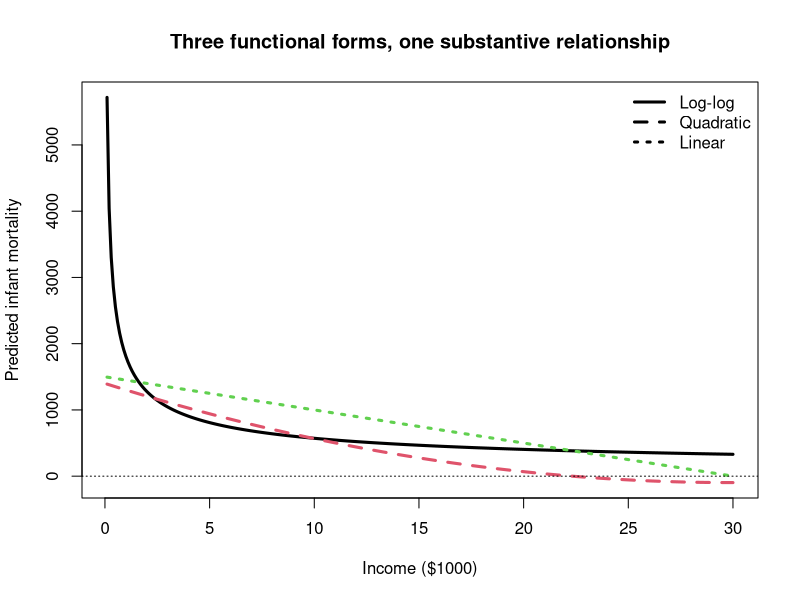
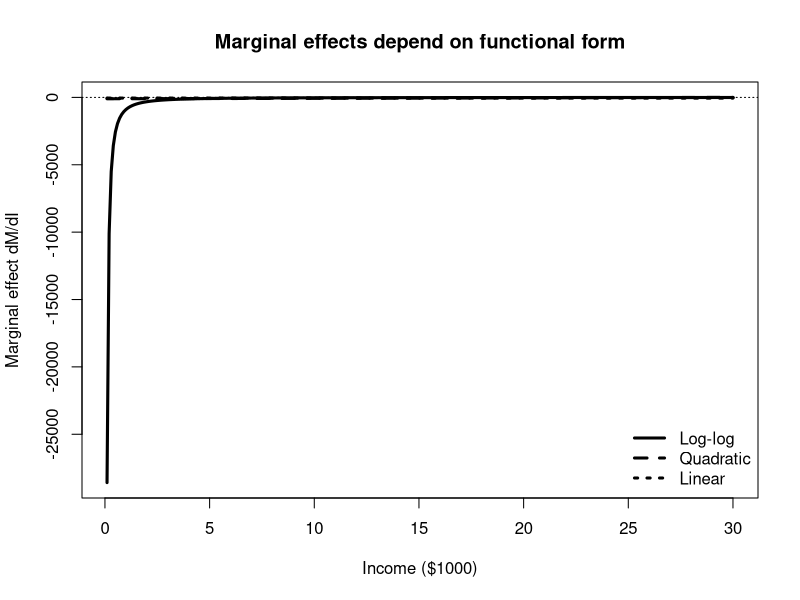

Source code (R) for these figures, in order: (Note: this script raises an error after producing the figures.)
# ============================================================
# Lecture 1: What Does an Economic Effect Mean?
# Introductory Econometrics
#
# Purpose:
#   Reproduce the numerical results and plots used in Lecture 1.
#   Base R only; no external packages required.
#
# Textbook basis:
#   Principles of Econometrics, 5th ed., Appendix A,
#   especially A.1.5-A.1.6, A.2-A.3.2, Exercise A.2.
# ============================================================

options(digits = 6)

# ------------------------------------------------------------
# 1. Define the three candidate economic relationships
# ------------------------------------------------------------

# Model 1: log-log relationship.
# The coefficient -0.5 is a constant elasticity.
m1 <- function(I) exp(7.5 - 0.5 * log(I))

# Model 2: quadratic relationship.
# Its marginal effect changes with income.
m2 <- function(I) 1400 - 100 * I + 1.67 * I^2

# Model 3: linear relationship.
# Its level marginal effect is constant at -50.
m3 <- function(I) 1500 - 50 * I

# ------------------------------------------------------------
# LAB 1 — What do the three models actually look like?
# ------------------------------------------------------------

# PREDICTION POINT:
# Before plotting, ask which two curves students expect to
# diverge most as income rises.

income <- seq(0.1, 30, length.out = 300)

# Create a figures directory if the script is run from the
# lecture-01 folder.
dir.create("figures", showWarnings = FALSE)

png("figures/lecture-01-models.png", width = 1200, height = 750, res = 140)
matplot(
  income,
  cbind(m1(income), m2(income), m3(income)),
  type = "l",
  lty = 1:3,
  lwd = 3,
  xlab = "Income ($1000)",
  ylab = "Predicted infant mortality",
  main = "Three functional forms, one substantive relationship"
)
abline(h = 0, lty = 3)
legend(
  "topright",
  legend = c("Log-log", "Quadratic", "Linear"),
  lty = 1:3,
  lwd = 3,
  bty = "n"
)
dev.off()

# ------------------------------------------------------------
# LAB 2 — Does 'the effect of income' have one value?
# ------------------------------------------------------------

# Marginal effects.
# For the log-log model, M = exp(7.5) * I^(-0.5), so
# dM/dI = -0.5 * M / I.
dm1 <- function(I) -0.5 * m1(I) / I

dm2 <- function(I) -100 + 3.34 * I

dm3 <- function(I) rep(-50, length(I))

# PREDICTION POINT:
# Which model's marginal effect changes most between I=1 and I=25?

I_test <- c(1, 3, 25)

marginal_effects <- data.frame(
  income = I_test,
  loglog = dm1(I_test),
  quadratic = dm2(I_test),
  linear = dm3(I_test)
)

cat("\nLAB 2: Marginal effects\n")
print(marginal_effects, row.names = FALSE)

# Expected values (rounded):
# income   loglog  quadratic  linear
#      1 -904.021    -96.66     -50
#      3 -173.979    -89.98     -50
#     25   -7.232    -16.50     -50

png("figures/lecture-01-marginal-effects.png", width = 1200, height = 750, res = 140)
plot(
  income,
  dm1(income),
  type = "l",
  lwd = 3,
  ylim = range(c(dm1(income), dm2(income), dm3(income))),
  xlab = "Income ($1000)",
  ylab = "Marginal effect dM/dI",
  main = "Marginal effects depend on functional form"
)
lines(income, dm2(income), lty = 2, lwd = 3)
lines(income, dm3(income), lty = 3, lwd = 3)
abline(h = 0, lty = 3)
legend(
  "bottomright",
  legend = c("Log-log", "Quadratic", "Linear"),
  lty = 1:3,
  lwd = 3,
  bty = "n"
)
dev.off()

# ------------------------------------------------------------
# LAB 3 — Ask the question in percentages: elasticities
# ------------------------------------------------------------

# Elasticity = (dM/dI) * I/M.
e1 <- function(I) dm1(I) * I / m1(I)
e2 <- function(I) dm2(I) * I / m2(I)
e3 <- function(I) dm3(I) * I / m3(I)

elasticities <- data.frame(
  income = I_test,
  loglog = e1(I_test),
  quadratic = e2(I_test),
  linear = e3(I_test)
)

cat("\nLAB 3: Elasticities\n")
print(elasticities, row.names = FALSE)

# Expected values (rounded):
# income loglog quadratic  linear
#      1   -0.5    -0.074  -0.034
#      3   -0.5    -0.242  -0.111
#     25   -0.5     7.333  -5.000

# DELIBERATE MISCONCEPTION:
# A purely mechanical reading might interpret +7.333 at I=25
# as evidence that higher income raises mortality. Do not accept
# that interpretation before inspecting the predicted outcome.

# ------------------------------------------------------------
# LAB 4 — Deliberate failure: inspect predictions first
# ------------------------------------------------------------

predictions <- data.frame(
  income = I_test,
  mortality_loglog = m1(I_test),
  mortality_quadratic = m2(I_test),
  mortality_linear = m3(I_test)
)

cat("\nLAB 4: Predicted mortality\n")
print(predictions, row.names = FALSE)

# At I=25 the quadratic predicts -56.25.
stopifnot(abs(m2(25) - (-56.25)) < 1e-10)
stopifnot(abs(dm2(25) - (-16.5)) < 1e-10)
stopifnot(abs(e2(25) - 7.333333333333333) < 1e-10)

# Find both roots of the quadratic using the quadratic formula.
a <- 1.67
b <- -100
c <- 1400
disc <- b^2 - 4 * a * c
roots <- sort(c((-b - sqrt(disc)) / (2 * a),
                (-b + sqrt(disc)) / (2 * a)))

cat("\nQuadratic zero-mortality points:\n")
print(roots)

# Verify the first root with uniroot, matching the lecture page.
first_root <- uniroot(m2, c(20, 25))$root
cat("\nFirst zero from uniroot:\n")
print(first_root)

stopifnot(abs(first_root - 22.31860954) < 1e-6)

# ------------------------------------------------------------
# LAB 5 — Domain matters
# ------------------------------------------------------------

cat("\nLAB 5: Domain check for the log-log model\n")
cat("m1(0) = ")
print(m1(0))

# R returns Inf because log(0) = -Inf and the transformed
# expression explodes. Economically/mathematically, the log-log
# model requires I > 0.

# ------------------------------------------------------------
# Additional visual: elasticities across income
# ------------------------------------------------------------

# Avoid the singularity where the quadratic prediction is zero.
income_e <- seq(0.2, 30, length.out = 800)
q_pred <- m2(income_e)
q_elast <- e2(income_e)
q_elast[abs(q_pred) < 15] <- NA  # omit values near division by zero

png("figures/lecture-01-elasticities.png", width = 1200, height = 750, res = 140)
plot(
  income_e,
  e1(income_e),
  type = "l",
  lwd = 3,
  ylim = c(-6, 6),
  xlab = "Income ($1000)",
  ylab = "Elasticity",
  main = "Elasticity is a different object from the marginal effect"
)
lines(income_e, q_elast, lty = 2, lwd = 3)
lines(income_e, e3(income_e), lty = 3, lwd = 3)
abline(h = 0, lty = 3)
abline(v = first_root, lty = 3)
legend(
  "bottomleft",
  legend = c("Log-log", "Quadratic", "Linear", "Quadratic M=0"),
  lty = c(1, 2, 3, 3),
  lwd = c(3, 3, 3, 1),
  bty = "n"
)
dev.off()

# ------------------------------------------------------------
# Numerical consistency checks used in the lecture page
# ------------------------------------------------------------

stopifnot(abs(m1(25) - 361.6084828912126) < 1e-8)
stopifnot(abs(m3(25) - 250) < 1e-10)
stopifnot(all(abs(e1(I_test) + 0.5) < 1e-12))
stopifnot(abs(e3(25) - (-5)) < 1e-12)

cat("\nAll lecture numerical consistency checks passed.\n")
cat("Plots written to the figures/ directory.\n")
